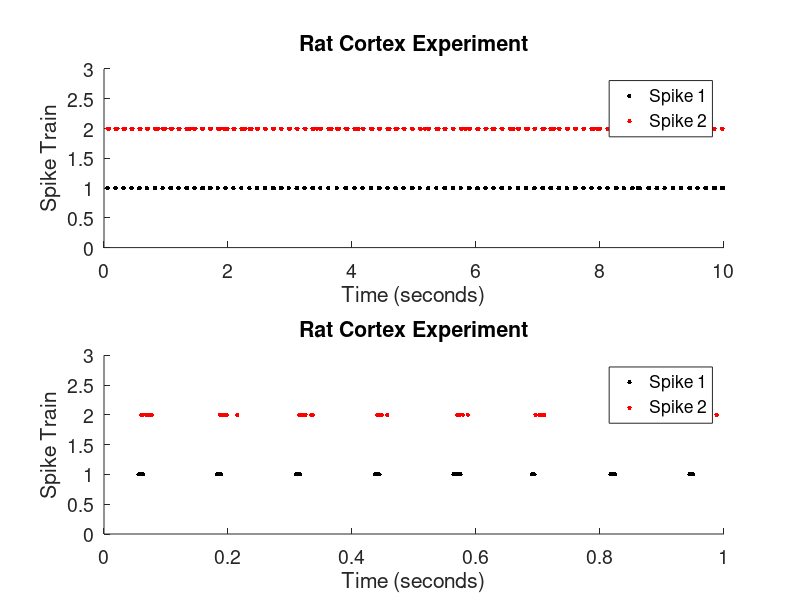
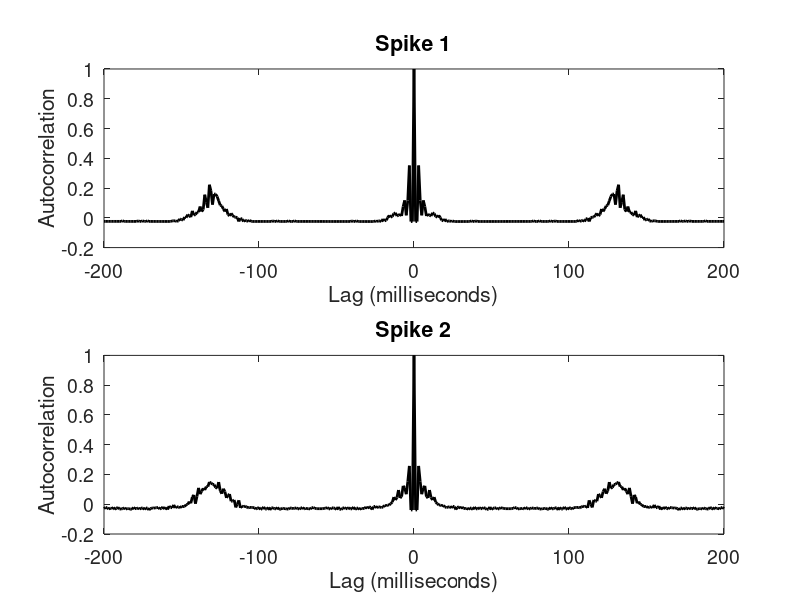

Here is the MATLAB script that generated these plots, in order: (Note: this script raises an error after producing the figures.)
function Chapter_10_Question_1()
    % Question 1 - Analyze Ch10-spikes-2.mat
    
    %Load Data and Get Useful Information
    load('Ch10-spikes-2.mat')
    T = 10;
    sample_interval = .001;
    t = sample_interval:sample_interval:T;
    spike_inds1 = find(spike1);
    spike_inds2 = find(spike2);
    spike_times1 = t(spike_inds1);
    spike_times2 = t(spike_inds2);
    
    %Visualize Data
    figure()
    subplot(2, 1, 1)
    hold on
    plot(spike_times1, ones(1, length(spike_times1)), '.k', 'MarkerSize', 10)
    plot(spike_times2, 2*ones(1, length(spike_times2)), '.r', 'MarkerSize', 10)
    hold off
    xlabel('Time (seconds)')
    ylim([0 3])
    ylabel('Spike Train')
    title('Rat Cortex Experiment')
    legend({'Spike 1', 'Spike 2'})
    set(gca, 'FontSize', 14)
    subplot(2, 1, 2)
    hold on
    plot(spike_times1, ones(1, length(spike_times1)), '.k', 'MarkerSize', 10)
    plot(spike_times2, 2*ones(1, length(spike_times2)), '.r', 'MarkerSize', 10)
    hold off
    xlabel('Time (seconds)')
    ylim([0 3])
    xlim([0 1])
    ylabel('Spike Train')
    title('Rat Cortex Experiment')
    legend({'Spike 1', 'Spike 2'})
    set(gca, 'FontSize', 14)
    
    %Compute Autocorrelation (note: not autocovariance)
    [auto_corr1, lags] = xcorr(spike1 - mean(spike1), 200, 'coeff');
    [auto_corr2, ~] = xcorr(spike2 - mean(spike2), 200, 'coeff');
    figure()
    subplot(2, 1, 1)
    plot(lags, auto_corr1, 'k', 'LineWidth', 2)
    xlabel('Lag (milliseconds)')
    ylabel('Autocorrelation')
    title('Spike 1')
    set(gca, 'FontSize', 14)
    subplot(2, 1, 2)
    plot(lags, auto_corr2, 'k', 'LineWidth', 2)
    xlabel('Lag (milliseconds)')
    ylabel('Autocorrelation')
    title('Spike 2')
    set(gca, 'FontSize', 14)
    
    %Compute Spectrum
    TW = 4;
    ntapers = 2*TW - 1;
    params.Fs = 1000;
    params.tapers = [TW ntapers];
    params.fpass = [0 500];
    [spike1_S, f] = mtspectrumpb(spike1, params);
    [spike2_S, ~] = mtspectrumpb(spike2, params);

    %Visualize Spectrum
    figure()
    subplot(2, 1, 1)
    plot(f, spike1_S, 'k', 'LineWidth', 2)
    xlabel('Frequency (Hz)')
    ylabel('Power (Hz)')
    title('Spike 1')
    set(gca, 'FontSize', 14)
    subplot(2, 1, 2)
    plot(f, spike2_S, 'k', 'LineWidth', 2)
    xlabel('Frequency (Hz)')
    ylabel('Power (Hz)')
    title('Spike 2')
    set(gca, 'FontSize', 14)
    
    %Create Model Parameters
    spike_burn_in = 140; %need at least 140 lags to fit model
    hist_inds = [3:7, 120:140];
    n_hist_params = length(hist_inds);
    y1 = spike1(spike_burn_in+1:end);
    y2 = spike2(spike_burn_in+1:end);
    spike_inds1 = find(y1);
    spike_inds2 = find(y2);
    N1 = length(spike_inds1);
    N2 = length(spike_inds2);
    xHist1 = zeros(length(y1), n_hist_params);
    xHist2 = zeros(length(y1), n_hist_params);
    
    %Populate History Matrix
    i = 1;
    for j = (spike_burn_in + 1):length(spike1)
        xHist1(i, :) = spike1(j - hist_inds);
        xHist2(i, :) = spike2(j - hist_inds);
        i = i + 1;
    end
    
    %Fit Model
    [b1, dev1, stats1] = glmfit(xHist1, y1, 'poisson', 'log');
    [b2, dev2, stats2] = glmfit(xHist2, y2, 'poisson', 'log');
    lambda1 = exp(b1(1) + xHist1*b1(2:end));
    lambda2 = exp(b2(1) + xHist2*b2(2:end));
    
    %Time-Rescale
    Z1(1) = sum(lambda1(1:spike_inds1(1)));
    Z2(1) = sum(lambda2(1:spike_inds2(1)));
    for i = 2:N1
        Z1(i) = sum(lambda1(spike_inds1(i-1) + 1:spike_inds1(i)));
    end
    for i = 2:N2
        Z2(i) = sum(lambda2(spike_inds2(i-1) + 1:spike_inds2(i)));
    end
    [eCDF1, zvals1] = ecdf(Z1);
    [eCDF2, zvals2] = ecdf(Z2);
    mCDF1 = 1 - exp(-zvals1);
    mCDF2 = 1 - exp(-zvals2);
    
    %Model 1: KS
    ci1 = 1.36/sqrt(N1);
    ci2 = 1.36/sqrt(N2);
    figure()
    subplot(1, 2, 1)
    hold on
    plot(mCDF1, eCDF1, 'k', 'LineWidth', 2)
    plot([0 1], [0 1] + ci1, '--k', 'LineWidth', 1)
    plot([0 1], [0 1] - ci1, '--k', 'LineWidth', 1)
    hold off
    xlabel('Model CDF')
    ylabel('Emirical CDF')
    xlim([0 1])
    ylim([0 1])
    title('Spike 1 KS Plot')
    set(gca, 'FontSize', 14)
    subplot(1, 2, 2)
    hold on
    plot(mCDF2, eCDF2, 'k', 'LineWidth', 2)
    plot([0 1], [0 1] + ci2, '--k', 'LineWidth', 1)
    plot([0 1], [0 1] - ci2, '--k', 'LineWidth', 1)
    hold off
    xlabel('Model CDF')
    ylabel('Emirical CDF')
    xlim([0 1])
    ylim([0 1])
    title('Spike 2 KS Plot')
    set(gca, 'FontSize', 14)
    
    % a) There is rhythmic firing in the neurons (about 8 Hz) and spike 1 seems
    %    to precede spike 2.
    % b) The autocorrelation shows that there is a refractory period of a few
    %    milliseconds, followed by a period of increased correlation
    %    (indicating bursting), then nothing until roughly 130 milliseconds
    %    later. This shows neurons are bursting in roughly 8 Hz increments.
    % c) The stimulation frequency is roughly 8 Hz (the other peaks are due to
    %    fitting a sharp line at 8 Hz requires many sinusoids). There are also
    %    increases around 275 - 350 Hz, indicating the bursting is occuring at
    %    roughly those frequencies (corresponding to about 3 millisecond
    %    intervals between bursts).
    % d) The model fits the data decently well, especially given we don't know
    %    the driving stimulus and we only used about 25 time lags to fit 10000 
    %    data points. The model could be improved by including more time lags
    %    or by including an interaction term between the two spikes (we do see
    %    that spike 2 tends to follow spike 1). In terms of the frequency
    %    component, we do see that the only significant lags are those near 5
    %    milliseconds and those near 120 milliseconds or so. These correspond
    %    to the high frequency bursting in the plotted spikes and the time
    %    delay between bursts.
    
end